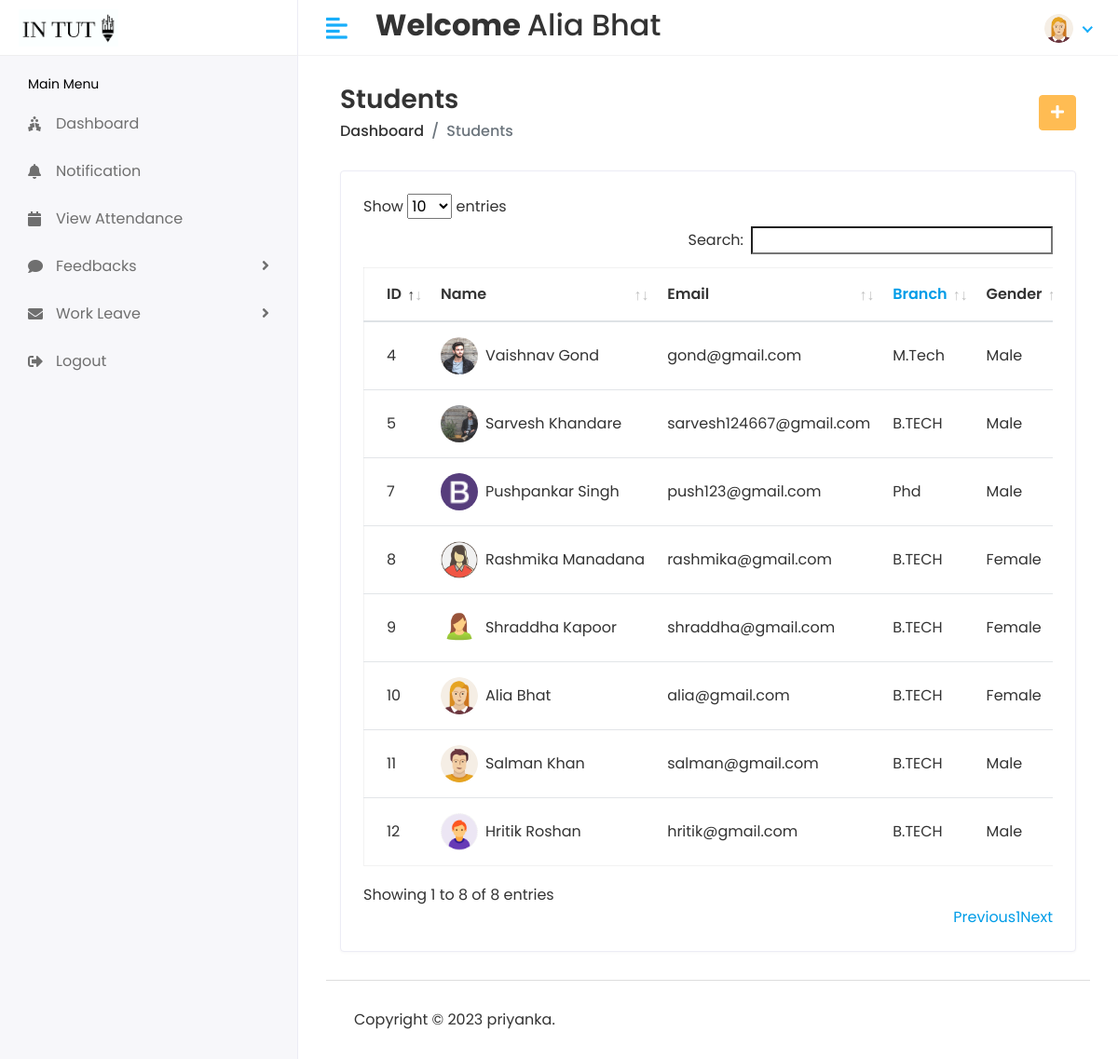
Page /Hod/student (signed in) on the committed database.
### stuapp/models.py (models this page shows, shortened)
class CustomUser(AbstractUser):
    USER={
        (1,'HOD'),(2,'STAFF'),(3,'STUDENT')
    }
    user_type=models.CharField(choices=USER,max_length=100,default=1)
    profile_pic=models.ImageField(upload_to='media/profile_pic')

class Student(models.Model):
    admin=models.OneToOneField(CustomUser,on_delete=models.CASCADE)
    address=models.TextField()
    gender=models.CharField(max_length=100)
    branch_id=models.ForeignKey(Branch,on_delete=models.DO_NOTHING)
    acad_year_id=models.ForeignKey(Acad_year,on_delete=models.DO_NOTHING)
    created_at = models.DateTimeField(default=timezone.now)
    updated_at = models.DateTimeField(default=timezone.now)
    studentmob=models.CharField(max_length=100,default="0")
    parentmob=models.CharField(max_length=100,default="0")
    dob=models.DateField(default=datetime.now)

class Branch(models.Model):
    name=models.CharField(max_length=100)
    created_at=models.DateTimeField(auto_now_add=True)
    updated_at=models.DateTimeField(auto_now=True)

### student/hodviews.py (the view)
# urls.py: path('Hod/student',hodviews.studentlist,name='studentlist'),
@login_required(login_url='/')
def studentlist(request):
    student =Student.objects.all()
    dict={
        'student':student
    }
    return render(request,'hod/studentlist.html',dict)

### templates/hod/studentlist.html (shortened to what this page needs)
{% extends 'base.html' %}
{% block content %}
{% load static %}
<div class="content container-fluid">
   <div class="page-header">
      <div class="row align-items-center">
         <div class="col">
            <h3 class="page-title">Students</h3>
            <ul class="breadcrumb">
               <li class="breadcrumb-item"><a href="{% url 'hodhome'%}">Dashboard</a></li>
               <li class="breadcrumb-item active">Students</li>
            </ul>
         </div>
         <div class="col-auto text-right float-right ml-auto">
            <a href="{% url 'addstudent'%}" class="btn btn-primary"><i class="fas fa-plus"></i></a>
         </div>
      </div>
   </div>
   <div class="row">
      <div class="col-sm-12">
         <div class="card card-table">
            <div class="card-body">
               <div class="table-responsive">
                  <table id="table_id" class="table table-hover table-center mb-0">
                     <thead>
                        <tr>
                           <th>ID</th>
                           <th>Name</th>
                           <th>Email</th>
                           <th><a href="{% url 'branchlist'%}">Branch</a></th>
                           <th>Gender</th>
                        </tr>
                     </thead>
                     <tbody>
                        {% for i in student %}
                        <tr>
                           <td>{{i.id}}</td>
                           <td>
                              <h2 class="table-avatar">
                                 <a href="{% url 'viewstudent' i.id %}" class="avatar avatar-sm mr-2"><img class="avatar-img rounded-circle" src="/{{i.admin.profile_pic}}" alt="User Image"></a>
                                 <a href="{% url 'viewstudent' i.id %}">{{i.admin.first_name}}&nbsp;{{i.admin.last_name}}</a>
                              </h2>
                           </td>
                           <td>{{i.admin.email}}</td>
                           <td>{{i.branch_id.name}}</td>
                           <td>{{i.gender}}</td>
                        </tr>
                        {% endfor %}
                     </tbody>
                  </table>
               </div>
            </div>
         </div>
      </div>
   </div>
</div>
{% endblock %}

### templates/includes/header.html (shortened to what this page needs)
{% load static %}
<div class="header" >
    <div class="header-left" style="background-color:white">
        {% if user.user_type == '1' %}
        <a href="{% url 'hodhome'%}" class="logo container" >
            <img src="{% static 'assets/img/logo1big.png'%}" width="300px" height="100px" alt="Logo">
        </a>
        {% elif user.user_type == '2' %}
        <a href="{% url 'staffhome'%}" class="logo">
            <img src="{% static 'assets/img/logo1big.png'%}" alt="Logo">
        </a>
        {% else %}
        <a href="{% url 'studenthome'%}" class="logo">
            <img src="{% static 'assets/img/logo1big.png'%}" alt="Logo">
        </a>
        {% endif %}
    </div>
    <a href="javascript:void(0);" id="toggle_btn">
        <i class="fas fa-align-left"></i>
    </a>
    <div class="top-nav-search my-2">
        <h2><strong> Welcome </strong> {{user.first_name}} {{user.last_name}} </h2>
    </div>
    <ul class="nav user-menu">
        <li class="nav-item dropdown has-arrow">
            <a href="#" class="dropdown-toggle nav-link" data-toggle="dropdown">
                {% if user.profile_pic == "" %}
                <span class="user-img"><img class="rounded-circle" src="{% static 'assets/img/noimg.jpg' %}" width="31"
                        ></span>
                {% else %}
                <span class="user-img"><img class="rounded-circle" src="/{{user.profile_pic}}" width="31"
                        alt="Ryan Taylor"></span>
                {% endif %}
            </a>
        </li>
    </ul>
</div>

### static/assets/css/style.css (style rules this page uses)
html { height: 100%; }
body { background-color: #fff; color: #333; font-family: 'Poppins', sans-serif; font-size: 1rem; height: 100%; line-height: 1.5; overflow-x: hidden; }
h1, h2, h3, h4, h5, h6 { font-family: 'Poppins', sans-serif; margin-top: 0; }
a { color: #009ce7; }
input, button, a { transition: all 0.4s ease; -moz-transition: all 0.4s ease; -o-transition: all 0.4s ease; -ms-transition: all 0.4s ease; -webkit-transition: all 0.4s ease; }
ul, ol { padding: 0px; list-style: none; }
.table { color: #333; max-width: 100%; margin-bottom: 0; width: 100%; }
.table.dataTable { border-collapse: collapse !important; border: 1px solid rgba(0, 0, 0, 0.05); }
table.table td h2 { display: inline-block; font-size: inherit; font-weight: 400; margin: 0; padding: 0; vertical-align: middle; }
table.table td h2.table-avatar { align-items: center; display: inline-flex; font-size: inherit; font-weight: 400; margin: 0; padding: 0; vertical-align: middle; white-space: nowrap; }
table.table td h2 a { color: #333; }
.table thead tr th { font-weight: 600; }
.table tbody tr { border-bottom: 1px solid rgba(0, 0, 0, 0.05); }
.table.table-center td, .table.table-center th { vertical-align: middle; }
.card-table .card-body .table > thead > tr > th { border-top: 0; }
.card-table .card-body .table tr td:first-child, .card-table .card-body .table tr th:first-child { padding-left: 1.5rem; }
.card-table .table td, .card-table .table th { border-top: 1px solid #e2e5e8; padding: 1rem 0.75rem; white-space: nowrap; }
.btn-primary { background-color: #FFBC53; border: 1px solid #FFBC53; }
.card { border: 1px solid #ececf5; box-shadow: 0 1px 3px 0 rgba(0, 0, 0, 0.03); margin-bottom: 1.875rem; }
.card-body { padding: 1.5rem; }
.avatar { position: relative; display: inline-block; width: 3rem; height: 3rem }
.avatar > img { width: 100%; height: 100%; -o-object-fit: cover; object-fit: cover; }
.avatar-sm { width: 2.5rem; height: 2.5rem; }
.header { background-color: #fff; border-bottom: 1px solid #f3f3f4; left: 0; position: fixed; right: 0; top: 0; z-index: 1001; height: 60px; }
.header .header-left { float: left; height: 60px; padding: 0 20px; position: relative; width: 320px; z-index: 1; transition: all 0.2s ease-in-out; background-color: #f7f7fa; border-bottom: 1px solid #efefef; border-right: 1px solid #ececf5; display: flex; align-items: center; }
.header .header-left .logo { display: inline-block; line-height: 60px; }
.header .header-left .logo img { max-height: 40px; width: auto; }
.header .dropdown-toggle:after { display: none; }
.header .has-arrow .dropdown-toggle:after { border-top: 0; border-left: 0; border-bottom: 2px solid #18aefa; border-right: 2px solid #18aefa; content: ''; height: 8px; display: inline-block; pointer-events: none; -webkit-transform-origin: 66% 66%; -ms-transform-origin: 66% 66%; transform-origin: 66% 66%; -webkit-transform: rotate(45deg); -ms-transform: rotate(45deg); transform: rotate(45deg); -webkit-transition: all 0.15s ease-in-out; transition: all 0.15s ease-in-out; width: 8px; vertical-align: 0px; }
.user-menu { float: right; margin: 0; position: relative; z-index: 99; padding-right: 15px; }
.user-menu.nav > li > a { color: #a0a0a0; font-size: 14px; line-height: 58px; padding: 0 15px; height: 60px; }
.user-img { margin-right: 3px; position: relative; }
.top-nav-search { float: left; margin-left: 15px; }
.page-header { margin-bottom: 1.875rem; }
.page-header .breadcrumb { background-color: transparent; color: #6c757d; font-size: 1rem; font-weight: 500; margin-bottom: 0; padding: 0; }
.page-header .breadcrumb a { color: #333; }
.page-title { font-size: 28px; font-weight: 600; color: #333; margin-bottom: 5px; }
@media (min-width: 992px) { #toggle_btn { align-items: center; color: #18aefa; display: inline-flex; float: left; font-size: 26px; height: 60px; justify-content: center; margin-left: 15px; padding: 0 15px; } }

### rows in the picture
CustomUser: first_name "Alia", last_name "Bhat", profile_pic (picture)
Student: id "4", admin.profile_pic (picture), admin.first_name "Vaishnav", admin.last_name "Gond", admin.email "gond@gmail.com", branch_id.name "M.Tech", gender "Male"
Student: id "5", admin.profile_pic (picture), admin.first_name "Sarvesh", admin.last_name "Khandare", admin.email "sarvesh124667@gmail.com", branch_id.name "B.TECH", gender "Male"
Student: id "7", admin.profile_pic (picture), admin.first_name "Pushpankar", admin.last_name "Singh", admin.email "push123@gmail.com", branch_id.name "Phd", gender "Male"
Student: id "8", admin.profile_pic (picture), admin.first_name "Rashmika", admin.last_name "Manadana", admin.email "rashmika@gmail.com", branch_id.name "B.TECH", gender "Female"
Student: id "9", admin.profile_pic (picture), admin.first_name "Shraddha", admin.last_name "Kapoor", admin.email "shraddha@gmail.com", branch_id.name "B.TECH", gender "Female"
Student: id "10", admin.profile_pic (picture), admin.first_name "Alia", admin.last_name "Bhat", admin.email "alia@gmail.com", branch_id.name "B.TECH", gender "Female"
Student: id "11", admin.profile_pic (picture), admin.first_name "Salman", admin.last_name "Khan", admin.email "salman@gmail.com", branch_id.name "B.TECH", gender "Male"
Student: id "12", admin.profile_pic (picture), admin.first_name "Hritik", admin.last_name "Roshan", admin.email "hritik@gmail.com", branch_id.name "B.TECH", gender "Male"
